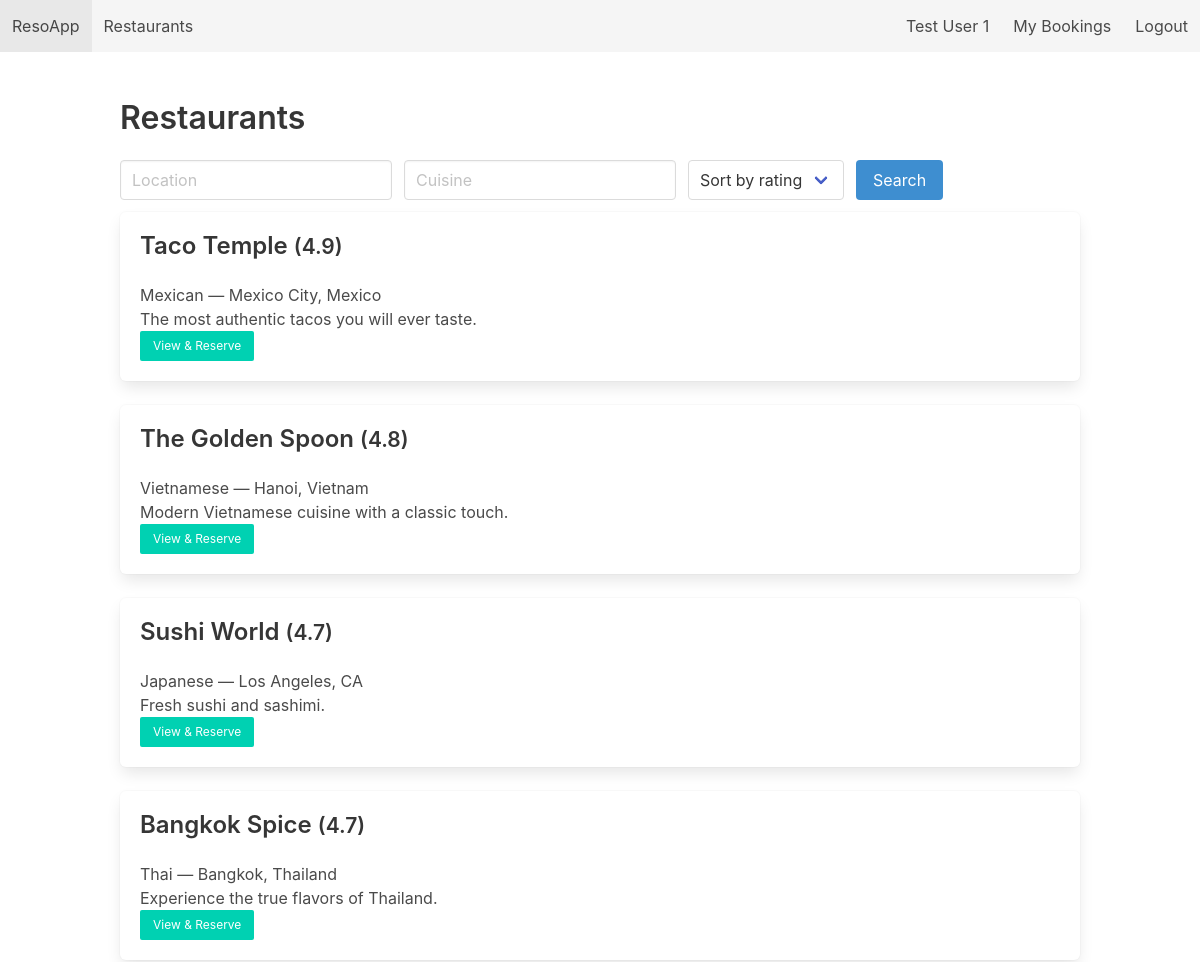
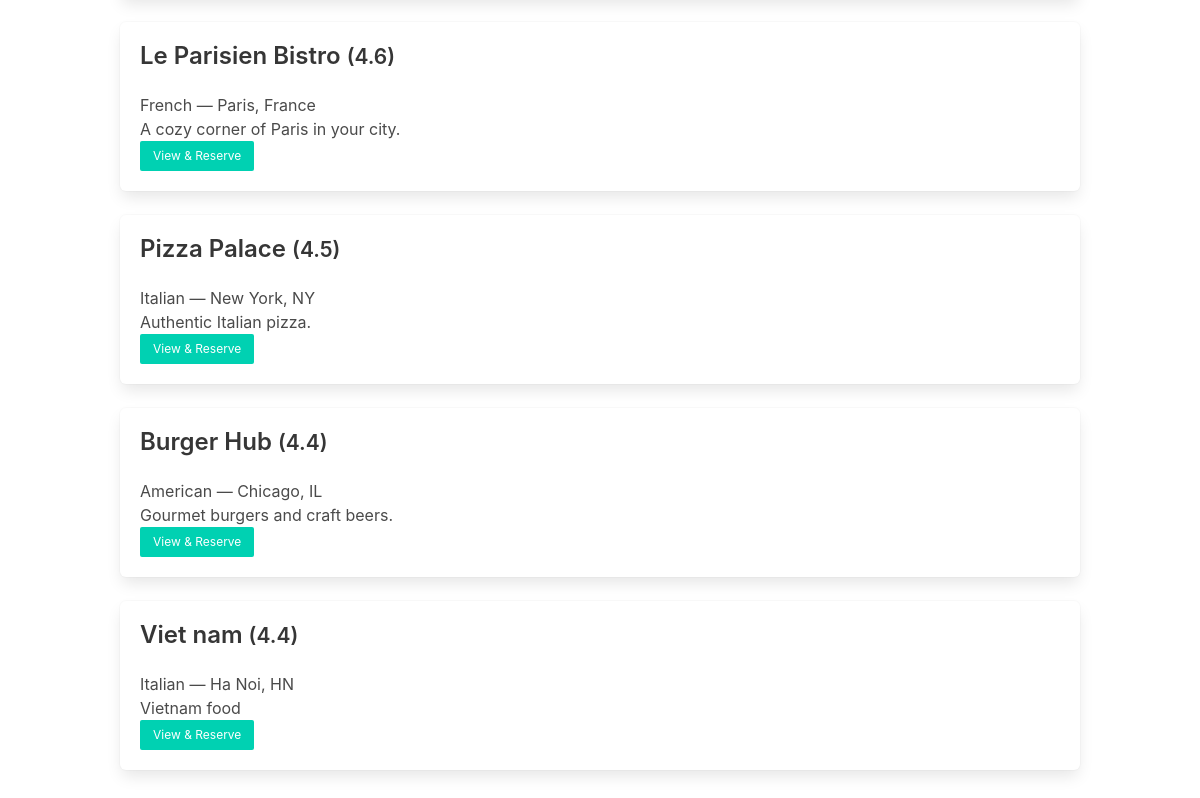
Screenshot of /restaurants (signed in) with the database file from the repository (2 pictures, top to bottom).
### tables this page shows
CREATE TABLE Restaurants (
        restaurant_id INTEGER PRIMARY KEY AUTOINCREMENT,
        name          TEXT NOT NULL,
        location      TEXT NOT NULL,
        cuisine       TEXT,
        rating        REAL CHECK (rating >= 0 AND rating <= 5),
        description   TEXT,
        opening_time  TEXT,
        closing_time  TEXT,
        created_at    DATE DEFAULT (DATE('now'))
    );

### app.py (the view)
@app.route('/restaurants')
def restaurants():
    q_location = request.args.get('location', '').strip()
    q_cuisine = request.args.get('cuisine', '').strip()
    q_sort = request.args.get('sort', 'rating')  # rating or name
    sql = "SELECT * FROM Restaurants WHERE 1=1"
    params = []
    if q_location:
        sql += " AND location LIKE ?"
        params.append(f"%{q_location}%")
    if q_cuisine:
        sql += " AND cuisine LIKE ?"
        params.append(f"%{q_cuisine}%")
    if q_sort == 'rating':
        sql += " ORDER BY rating DESC"
    else:
        sql += " ORDER BY name ASC"
    db = get_db()
    cur = db.execute(sql, params)
    rows = cur.fetchall()
    return render_template('restaurants.html', restaurants=rows, q_location=q_location, q_cuisine=q_cuisine)

### app.py (called while the page is built)
def get_db():
    if 'db' not in g:
        g.db = sqlite3.connect(DB_PATH, detect_types=sqlite3.PARSE_DECLTYPES)
        g.db.row_factory = sqlite3.Row
        g.db.execute("PRAGMA foreign_keys = ON;")
    return g.db

### templates/restaurants.html (shortened to what this page needs)
{% extends "base.html" %}
{% block content %}
<h2 class="title">Restaurants</h2>
<form method="get" class="mb-3">
  <div class="field is-grouped">
    <div class="control"><input class="input" name="location" placeholder="Location" value="{{ q_location }}"></div>
    <div class="control"><input class="input" name="cuisine" placeholder="Cuisine" value="{{ q_cuisine }}"></div>
    <div class="control">
      <div class="select">
        <select name="sort">
          <option value="rating">Sort by rating</option>
        </select>
      </div>
    </div>
    <div class="control"><button class="button is-info">Search</button></div>
  </div>
</form>
<div>
  {% for r in restaurants %}
    <div class="box">
      <h3 class="title is-4">{{ r['name'] }} <small>({{ r['rating'] }})</small></h3>
      <p>{{ r['cuisine'] }} — {{ r['location'] }}</p>
      <p>{{ r['description'] }}</p>
      <a class="button is-small is-primary" href="{{ url_for('restaurant_detail', rid=r['restaurant_id']) }}">View & Reserve</a>
    </div>
  {% else %}
    <p>No restaurants found.</p>
  {% endfor %}
</div>
{% endblock %}

### rows the page displays
Restaurants: name "Taco Temple", rating "4.9", cuisine "Mexican", location "Mexico City, Mexico", description "The most authentic tacos you will ever taste."
Restaurants: name "The Golden Spoon", rating "4.8", cuisine "Vietnamese", location "Hanoi, Vietnam", description "Modern Vietnamese cuisine with a classic touch."
Restaurants: name "Sushi World", rating "4.7", cuisine "Japanese", location "Los Angeles, CA", description "Fresh sushi and sashimi."
Restaurants: name "Bangkok Spice", rating "4.7", cuisine "Thai", location "Bangkok, Thailand", description "Experience the true flavors of Thailand."
Restaurants: name "Le Parisien Bistro", rating "4.6", cuisine "French", location "Paris, France", description "A cozy corner of Paris in your city."
Restaurants: name "Pizza Palace", rating "4.5", cuisine "Italian", location "New York, NY", description "Authentic Italian pizza."
Restaurants: name "Burger Hub", rating "4.4", cuisine "American", location "Chicago, IL", description "Gourmet burgers and craft beers."
Restaurants: name "Viet nam", rating "4.4", cuisine "Italian", location "Ha Noi, HN", description "Vietnam food"

### other values shown
{{ session.get('name') }} "Test User 1"
